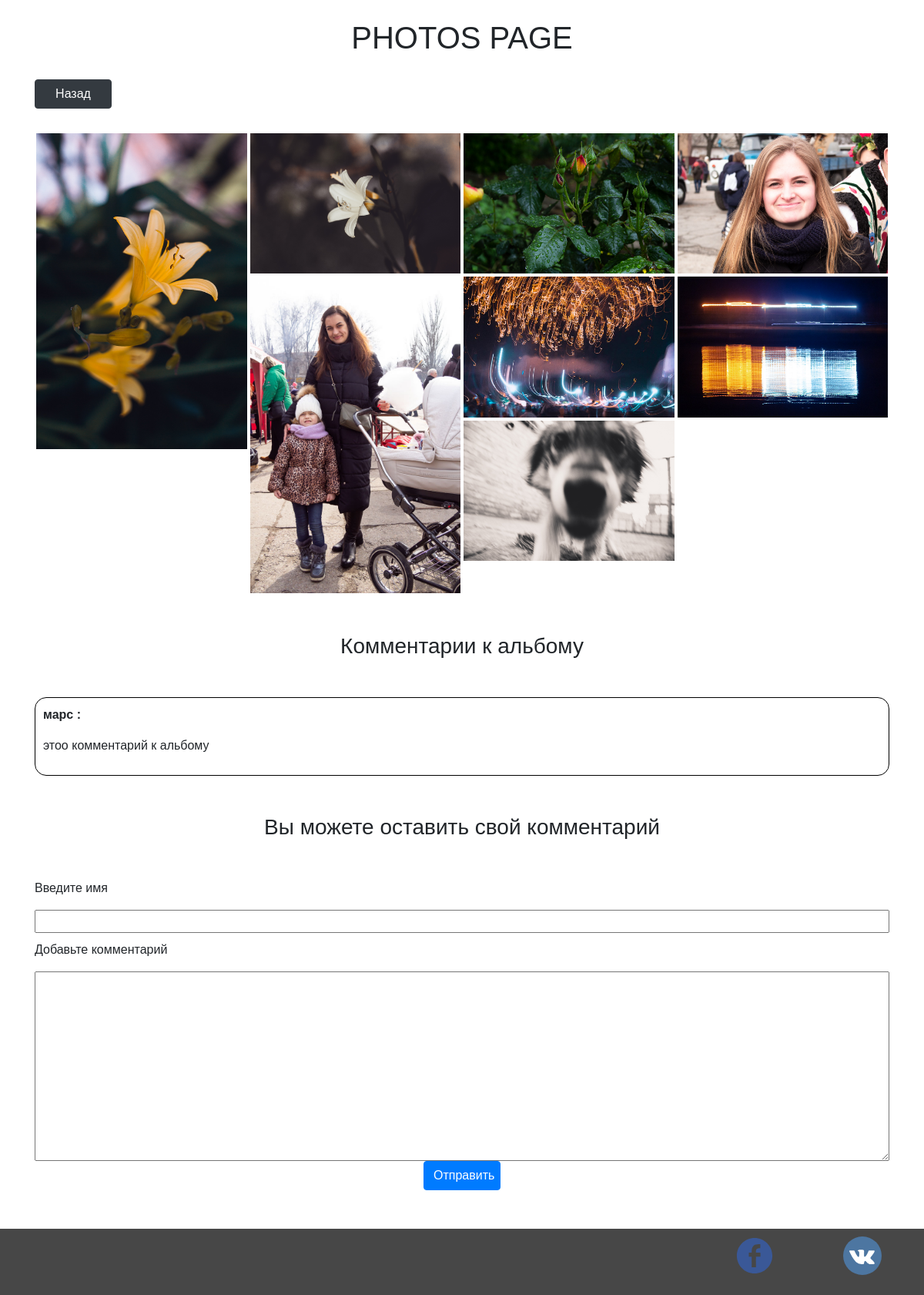
Page /photos.php?id=59 on the committed database.
### tables this page shows
CREATE TABLE `photos` (
  `id` int(11) NOT NULL,
  `path` tinytext NOT NULL,
  `album_id` int(11) DEFAULT NULL
);

CREATE TABLE `comments` (
  `id` int(11) NOT NULL,
  `name` varchar(40) NOT NULL,
  `text` text NOT NULL,
  `album_id` int(11) NOT NULL,
  `public_id` int(11) DEFAULT NULL
);

### photos.php (the view, shortened to what this page needs)
<?php
    require_once 'core/connect_db.php';
    $request = "SELECT * FROM photos WHERE album_id = :album_id";
    $index = intval($_GET['id']);
     try {
        $responce = $pdo->prepare($request);
        $responce->execute(['album_id' => $index]);
    } catch (PDOException $e) {
        echo "Ошибка базы данных: " . $e->getMessage();
    }
    $photos = $responce->fetchAll(PDO::FETCH_ASSOC);
    $query = "SELECT * FROM comments WHERE album_id = $index AND public_id = 1";
    try {
        $responce = $pdo->query($query);
    } catch (PDOException $e) {
        echo "Ошибка базы данных: " . $e->getMessage();
    }
    $comments = $responce->fetchAll(PDO::FETCH_ASSOC);
?>
<!doctype html>
<html lang="en">
    <head>
        <link rel="stylesheet" href="assets/bootstrap/css/bootstrap.min.css" >
    	<link rel="stylesheet" href="assets/style.css">
        <link rel="stylesheet" href="assets/media.css">
        <link rel="stylesheet" href="assets/fonts.css">
        <link rel="stylesheet" href="assets/fancybox/dist/jquery.fancybox.min.css">
    </head>
    <body>
        <div class="container">
            <h1 class="title">PHOTOS PAGE</h1>
            <button class="btn btn-dark back" onclick="window.history.back()">Назад</button>
        </div>
        <div class="container foto-container">
            <div class="grid">
            <?php foreach($photos as $photo): ?>
                <div class="grid-item">
                    <a href="<?= $photo['path']; ?>" data-fancybox="gallery" data-caption="">
    	                <img src="<?= $photo['path']; ?>" alt="" />
                    </a>
                </div>
                <?php endforeach; ?>
            </div>
        </div>
        <div class="container">
            <h3>Комментарии к альбому</h3>
            <div class="comments">
                <?php if (!empty($comments)): ?>
                <?php foreach($comments as $comment): ?>
                <div class="comment_album">
                    <p class="name"><?= $comment['name'];?>:</p>
                    <p><?= $comment['text'];?></p>
                </div>
                <?php endforeach; ?>
                <?php else : ?>
                    <h3>пока нету ниодного комментария</h3>
                <?php endif; ?>
            </div>
            <div class="addComment">
                <h3>Вы можете оставить свой комментарий</h3>
                <form id="comment_form">
                    <p>Введите имя</p>
                    <input type="text" name="name" value="">
                    <p>Добавьте комментарий</p>
                    <textarea name="comment" id="" cols="30" rows="10"></textarea>
                    <input class="btn btn-primary" type="submit" value="Отправить" id="add_comment" />
                </form>
            </div>
        </div>
        <footer class="footer">
            <div class="container">
                <ul class="social">
                    <li><a class="facebook" href="#"></a></li>
                    <li><a class="instagram" href="#"></a></li>
                    <li><a class="vk" href="#"></a></li>
                </ul>
            </div>
        </footer>
    </body>
</html>

### assets/style.css (style rules this page uses)
body { font-family: Arial, "Times New Roman", sans-serif; }
.foto-container { margin-top: 30px; margin-bottom: 50px; }
.comments { margin-bottom: 50px; }
h3 { text-align: center; margin-bottom: 50px; }
.comment_album { border: 1px solid black; margin-bottom: 10px; padding: 10px 10px; border-radius: 15px; }
.name { font-weight: bold; }
.addComment { margin-bottom: 50px; }
.grid-item { width: 25%; padding: 2px; }
.grid-item img { max-width: 100%; }
.title { text-align: center; margin-top: 25px; margin-bottom: 30px; }
.footer { background-color: rgb(71, 71, 71); }
.social { display: flex; list-style-type: none; float: right; }
.social li { margin: 10px; }
.facebook { background: url(img/face.svg) no-repeat center; background-size: contain; height: 50px; width: 50px; display: block; }
.instagram { background: url(img/inst.svg) no-repeat center; background-size: contain; height: 50px; width: 50px; display: block; }
.vk { background: url(img/vk.svg) no-repeat center; background-size: contain; height: 50px; width: 50px; display: block; }
form { display: flex; flex-direction: column; width: 100%; }
input { margin-bottom: 10px; }
.btn { width: 100px; margin: 0 auto; }

### rows in the picture
photos: path (picture)
photos: path (picture)
photos: path (picture)
photos: path (picture)
photos: path (picture)
photos: path (picture)
photos: path (picture)
photos: path (picture)
comments: name "марс", text "этоо комментарий к альбому"
